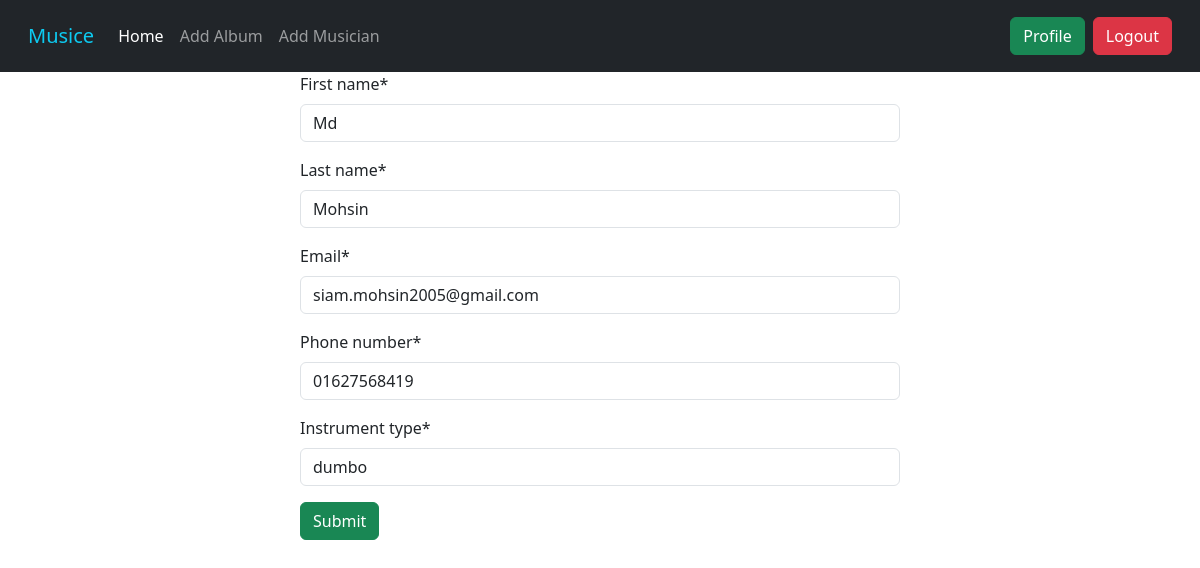
The page /edit_musicians/13 (signed in) on the database its author committed.
### Musicians/models.py (models this page shows, shortened)
class MusicianModel(models.Model):
    First_name = models.CharField(max_length=50)
    Last_name = models.CharField(max_length=50)
    Email = models.EmailField()
    Phone_number = models.CharField(max_length=20)
    Instrument_type = models.CharField(max_length=30)

### Musicians/views.py (the view)
# urls.py: path('edit_musicians/<int:id>', edit_musician, name='edit_musicians'),
@login_required
def edit_musician(request, id):
    musician = MusicianModel.objects.get(pk=id)
    musician_form = MusicianForm(instance=musician)
    if request.method == 'POST':
        form = MusicianForm(request.POST, instance=musician)
        if form.is_valid():
            form.save()
            return redirect('home')
    return render(request, 'musician.html', {'form':musician_form})

### Musicians/forms.py
class MusicianForm(forms.ModelForm):
    class Meta:
        model = MusicianModel
        fields = '__all__'

### Musicians/templates/musician.html (shortened to what this page needs)
{% extends "base.html" %}
{% block content %}
  <form method="post" class="w-50 m-auto">
    {% load crispy_forms_tags %}
    {{form|crispy}}
    <button class="btn btn-success" type="submit">Submit</button>
  </form>
{% endblock content %}

### rows shown on the page
MusicianModel: First_name "Md", Last_name "Mohsin", Email "siam.mohsin2005@gmail.com", Phone_number "01627568419", Instrument_type "dumbo"
